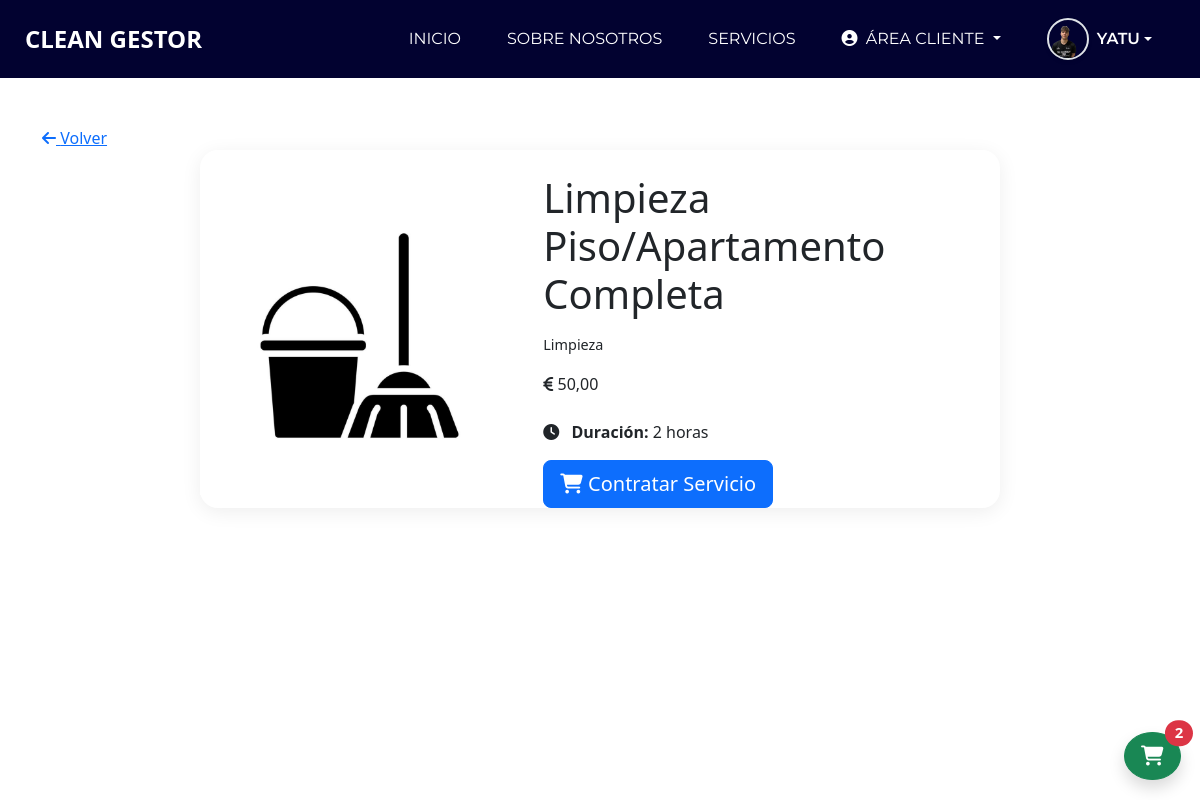
Screenshot of /CleanGestor/views/detalle_servicio.php?id=1 (signed in) with the database file from the repository.
### tables this page shows
CREATE TABLE `servicio` (
  `idServicio` int(11) NOT NULL,
  `precio` int(11) NOT NULL,
  `nombreServicio` varchar(255) NOT NULL,
  `descripcion` text NOT NULL,
  `sueldo` int(11) NOT NULL,
  `horas` int(11) NOT NULL,
  `fotoServicio` varchar(255) DEFAULT NULL,
  `idEmpresa` int(11) NOT NULL
);

### CleanGestor/DAO/ContratoDAO.php (called while the page is built, shortened)
<?php
class ContratoDAO {
    private $conexion;
    public function __construct($conexion) {
        $this->conexion = $conexion;
    }
    public function obtenerContratoAbierto($dni) {
        $sql = "SELECT * FROM contrato WHERE dni = ? AND estado = 'abierto'";
        $stmt = $this->conexion->prepare($sql);
        $stmt->bind_param("s", $dni);
        $stmt->execute();
        $resultado = $stmt->get_result();
        return $resultado->fetch_assoc();
    }
}
?>

### CleanGestor/DAO/ContratoServicioDAO.php (called while the page is built, shortened)
<?php
class ContratoServicioDAO {
    private $conexion;
    public function __construct($conexion) {
        $this->conexion = $conexion;
    }
    public function servicioYaEnContrato($idContrato, $idServicio) {
        $sql = "SELECT * FROM contratoservicio WHERE idContrato = ? AND idServicio = ?";
        $stmt = $this->conexion->prepare($sql);
        $stmt->bind_param("ii", $idContrato, $idServicio);
        $stmt->execute();
        $resultado = $stmt->get_result();
        return $resultado->num_rows > 0;
    }
}
?>

### CleanGestor/views/detalle_servicio.php (the view, shortened to what this page needs)
<?php
require_once("../DAO/ServicioDAO.php");
require_once("../DAO/ContratoDAO.php");
$id = intval($_GET['id']);
$host = 'localhost';
$user = 'root';
$pass = '';
$db   = 'gestor';
$conexion = new mysqli($host, $user, $pass, $db);
$sql = "SELECT * FROM servicio WHERE idServicio = ?";
$stmt = $conexion->prepare($sql);
$stmt->bind_param("i", $id);
$stmt->execute();
$result = $stmt->get_result();
$servicio = $result->fetch_assoc();
$contratoDAO = new ContratoDAO($conexion);
$contratoAbierto = $contratoDAO->obtenerContratoAbierto($_SESSION['dni'] ?? null);
$servicioYaEnCarrito = false;
if ($contratoAbierto) {
    require_once("../DAO/ContratoServicioDAO.php");
    $contratoServicioDAO = new ContratoServicioDAO($conexion);
    $servicioYaEnCarrito = $contratoServicioDAO->servicioYaEnContrato($contratoAbierto['idContrato'], $servicio['idServicio']);
}
$imagen = !empty($servicio['fotoServicio']) && file_exists(__DIR__ . "/" . $servicio['fotoServicio'])
    ? htmlspecialchars($servicio['fotoServicio'])
    : "../assets/images/default_service.png";
?>
<!DOCTYPE html>
<html lang="es">
<head>
    <link href="../assets/css/style.css?v=2" rel="stylesheet" />
    <link href="../assets/css/responsive.css" rel="stylesheet" />
    <link rel="stylesheet" href="https://cdnjs.cloudflare.com/ajax/libs/font-awesome/6.5.0/css/all.min.css">
    <link rel="stylesheet" href="https://cdnjs.cloudflare.com/ajax/libs/animate.css/4.1.1/animate.min.css">
    <link href="https://cdn.jsdelivr.net/npm/bootstrap@5.3.3/dist/css/bootstrap.min.css" rel="stylesheet">
</head>
<body class="sub_page">
    <div class="hero_area">
        <header class="header_section">
            <div class="container-fluid">
                <?php include_once("navbar.php"); ?>
            </div>
        </header>
    </div>
    <?php include_once("carrito_flotante.php"); ?>
    <div class="container py-4">
        <a href="javascript:history.back()" class="back-link mt-4 d-inline-block">
            <i class="fas fa-arrow-left"></i> Volver
        </a>
        <div class="service-card mx-auto mt-4" style="max-width: 800px;">
            <div class="row g-4 align-items-center">
                <div class="col-md-5 text-center">
                    <img src="<?= $imagen ?>"
                         alt="Imagen del servicio"
                         class="service-img img-fluid">
                </div>
                <div class="col-md-7">
                    <h1 class="service-title mb-3"><?= htmlspecialchars($servicio['nombreServicio']) ?></h1>
                    <p class="mb-3"><?= nl2br(htmlspecialchars($servicio['descripcion'])) ?></p>
                    <?php if (!empty($servicio['precio'])): ?>
                        <div class="service-price mb-4">
                            <i class="fas fa-euro-sign"></i>
                            <?= number_format($servicio['precio'], 2, ',', '.') ?>
                        </div>
                    <?php endif; ?>
                    <?php if (!empty($servicio['horas'])): ?>
                        <div class="mb-3">
                            <i class="fas fa-clock me-2"></i>
                            <strong>Duración:</strong> <?= $servicio['horas'] ?> horas
                        </div>
                    <?php endif; ?>
                    <?php if ($_SESSION['tipo_usuario'] === 'cliente'): ?>
                        <a href="<?= $servicioYaEnCarrito ? "ver_carrito.php?idContrato={$contratoAbierto['idContrato']}" : "agregar_servicio_carrito.php?idContrato={$contratoAbierto['idContrato']}&idServicio={$servicio['idServicio']}" ?>"
                           class="btn btn-primary btn-lg">
                            <i class="fas fa-shopping-cart"></i> <?= $servicioYaEnCarrito ? 'Ya en el carrito' : 'Contratar Servicio' ?>
                        </a>
                    <?php endif; ?>
                </div>
            </div>
        </div>
    </div>
</body>
</html>

### CleanGestor/assets/css/style.css (style rules this page uses)
body { height: auto; min-height: 100%; background: #fff; font-family: 'Montserrat', Arial, sans-serif; overflow-x: hidden; }
a, a:hover, a:focus { text-decoration: none; }
.btn, .btn:focus { outline: none !important; -webkit-box-shadow: none; box-shadow: none; }
.hero_area { position: relative; background-color: #020230; height: auto !important; overflow: visible !important; min-height: 100vh; display: -webkit-box; display: -ms-flexbox; display: flex; -webkit-box-orient: vertical; -webkit-box-direction: normal; -ms-flex-direction: column; flex-direction: column; }
.sub_page .hero_area { min-height: auto; }
.header_section .container-fluid { padding-right: 25px; padding-left: 25px; }
.service-card { margin-bottom: 32px !important; border-radius: 18px; box-shadow: 0 4px 20px rgba(0,0,0,0.07); transition: transform 0.2s; }
.service-card { transition: transform 0.2s ease, box-shadow 0.2s ease; }
.service-card img { margin-bottom: 10px; }
.service-card p { font-size: 0.9rem; }

### CleanGestor/assets/css/responsive.css (style rules this page uses)
@media (min-width: 1200px) { .container { max-width: 1170px; } }

### rows the page displays
servicio: nombreServicio "Limpieza Piso/Apartamento Completa", descripcion "Limpieza", precio "50,00", horas "2"

### other values shown
$_SESSION['nombre'] "YATU"
$totalServicios "2"
